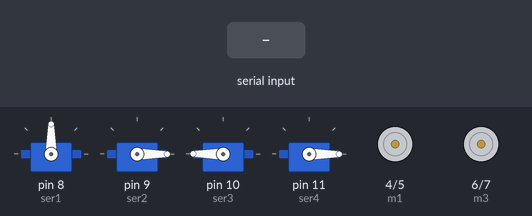
Bench run of a sketch on a simulated Arduino Uno, built with avr-gcc and run on an emulated ATmega328P. Parts: 4 × servo, motor-driver pin pairs drawn as motors (green arrow = first pin HIGH = forward, orange = second pin HIGH = backward, longer = more drive). The inputs (shaded band) are chosen by the test bench.

Above: at 1.2 s.
1.3 s: "Z\n" received over the second serial link
At 2.6 s:
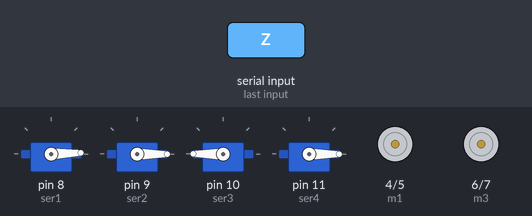
3.6 s: "C\n" received over the second serial link
At 6.3 s:
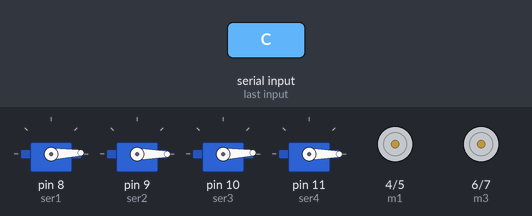
6.6 s: "F90\n" received over the second serial link
At 7.7 s:
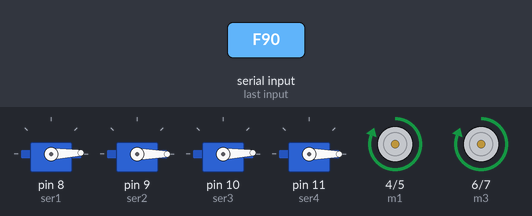
8.1 s: "R90\n" received over the second serial link
At 8.8 s:
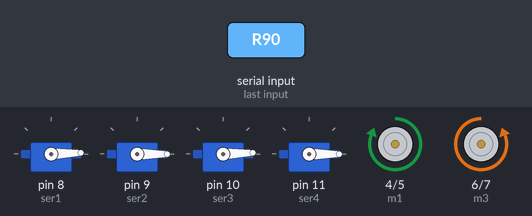
10.6 s: "L90\n" received over the second serial link
At 11.4 s:
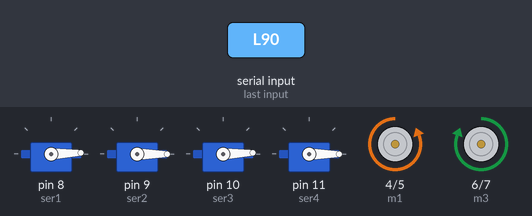
13.1 s: "B90\n" received over the second serial link
At 13.9 s:
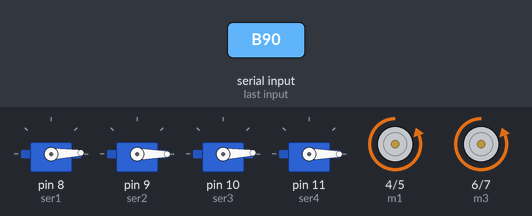
Timing chart, 0 to 15.6 s (numbered marks = the images above; inputs shaded):
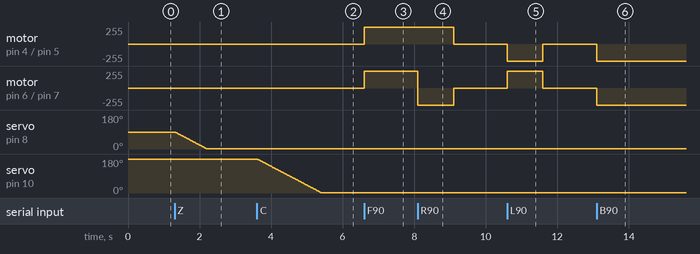

The sketch:

nano_car.ino
```cpp
#include <SoftwareSerial.h>
SoftwareSerial ser(2, 3);
#include <Servo.h>
Servo srv1;
Servo srv2;
Servo srv3;
Servo srv4;

int last[4] = {90, 0, 180, 0};

#define m1 4
#define m2 5
#define m3 6
#define m4 7

#define ser1 8
#define ser2 9
#define ser3 10
#define ser4 11


void setup() {
srv1.attach(ser1);
srv2.attach(ser2);
srv3.attach(ser3);
srv4.attach(ser4);
srv1.write(last[0]);
srv2.write(last[1]);
srv3.write(last[2]);
srv4.write(last[3]);
ser.begin(115200);
Serial.begin(115200);
pinMode(m1, OUTPUT);
pinMode(m2, OUTPUT);
pinMode(m3, OUTPUT);
pinMode(m4, OUTPUT);
}

void loop() {
  if(ser.available()){
    String data = ser.readStringUntil('\n');
    char comm = data.charAt(0);
    int val = data.substring(1).toInt();
  switch(comm){
    case 'F':
    if(val == 0){
      digitalWrite(m1, 1);
      digitalWrite(m2, 0);
      digitalWrite(m3, 1);
      digitalWrite(m4, 0);
      delay(1000);
      digitalWrite(m1, 0);
      digitalWrite(m3, 0);
    }
    else{
      digitalWrite(m1, 1);
      digitalWrite(m2, 0);
      digitalWrite(m3, 1);
      digitalWrite(m4, 0);
    }
    break;
    case 'R':
      digitalWrite(m1, 1);
      digitalWrite(m2, 0);
      digitalWrite(m3, 0);
      digitalWrite(m4, 1);
      delay(1000);
      digitalWrite(m1, 0);
      digitalWrite(m4, 0);
    break;
    case 'L':
      digitalWrite(m1, 0);
      digitalWrite(m2, 1);
      digitalWrite(m3, 1);
      digitalWrite(m4, 0);
      delay(1000);
      digitalWrite(m2, 0);
      digitalWrite(m3, 0);
    break;
    case 'B':
    if(val == 0){
      digitalWrite(m1, 0);
      digitalWrite(m2, 1);
      digitalWrite(m3, 0);
      digitalWrite(m4, 1);
      delay(1000);
      digitalWrite(m2, 0);
      digitalWrite(m4, 0);
    }
    else{
      digitalWrite(m1, 0);
      digitalWrite(m2, 1);
      digitalWrite(m3, 0);
      digitalWrite(m4, 1);
    }
    break;
    case 'S':
      digitalWrite(m1, 0);
      digitalWrite(m2, 0);
      digitalWrite(m3, 0);
      digitalWrite(m4, 0);
    break;
    case 'Z':
    val = map(val, 0, 100, 0, 180);
    if(val > last[0]){
    for(int i = last[0]; i<val+1; i++){
    srv1.write(i);
    delay(10);
    }
    }
    else{
    for(int i = last[0]; i>val+1; i--){
    srv1.write(i);
    delay(10);
    }
    }
    last[0] = val;
    break;
    case 'X':
    val = map(val, 0, 100, 0, 180);
    if(val > last[1]){
    for(int i = last[1]; i<val+1; i++){
    srv2.write(i);
    delay(10);
    }
    }
    else{
    for(int i = last[1]; i>val+1; i--){
    srv2.write(i);
    delay(10);
    }
    }
    last[1] = val;
    break;
    case 'C':
    val = map(val, 0, 100, 0, 180);
    if(val > last[2]){
    for(int i = last[2]; i<val+1; i++){
    srv3.write(i);
    delay(10);
    }
    }
    else{
    for(int i = last[2]; i>val+1; i--){
    srv3.write(i);
    delay(10);
    }
    }
    last[2] = val;
    break;
    case 'V':
    val = map(val, 0, 100, 0, 180);
    if(val > last[3]){
    for(int i = last[3]; i<val+1; i++){
    srv4.write(i);
    delay(10);
    }
    }
    else{
    for(int i = last[3]; i>val+1; i--){
    srv4.write(i);
    delay(10);
    }
    }
    last[3] = val;
    break;
  }
  }
}
```

Measured:
- after the input at 1.3 s, servo on pin 8 (ser1): moves from 90° to 2° over 0.88 s, starting at once
- after the input at 3.6 s, servo on pin 10 (ser3): moves from 180° to 2° over 1.8 s, starting at once
- after the input at 6.6 s, motor on pin 4 (m1) / pin 5 (m2), motor on pin 6 (m3) / pin 7 (m4): stopped → forward 255/255 at once
- after the input at 8.1 s, motor on pin 4 (m1) / pin 5 (m2): forward 255/255 → stopped after 1.0 s; motor on pin 6 (m3) / pin 7 (m4): forward 255/255 → backward 255/255 at once, → stopped 1.0 s later
- after the input at 10.6 s, motor on pin 4 (m1) / pin 5 (m2): stopped → backward 255/255 at once, → stopped 1.0 s later; motor on pin 6 (m3) / pin 7 (m4): stopped → forward 255/255 at once, → stopped 1.0 s later
- after the input at 13.1 s, motor on pin 4 (m1) / pin 5 (m2), motor on pin 6 (m3) / pin 7 (m4): stopped → backward 255/255 at once
